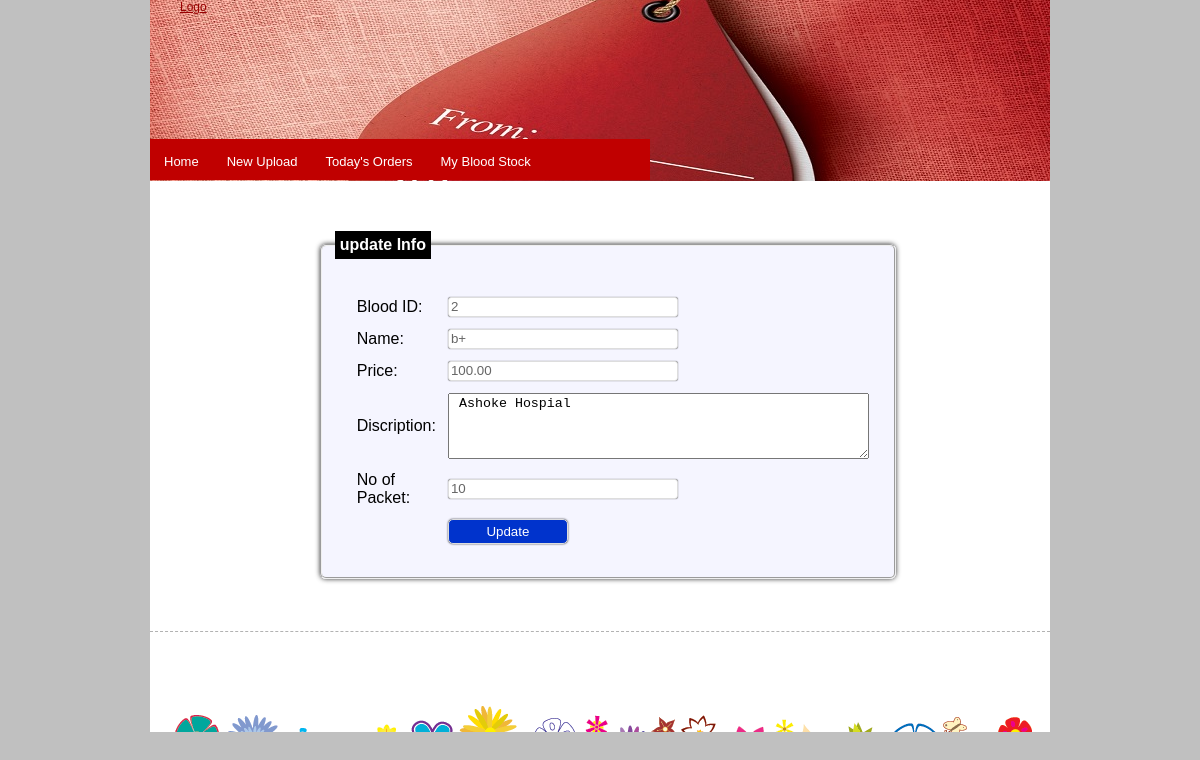
The app's page /supplier/edit_product.php?productID=2&page=1 (signed in) with its own data.
### tables this page shows
CREATE TABLE IF NOT EXISTS `product` (
`productID` int(10) unsigned NOT NULL,
  `name` varchar(20) DEFAULT NULL,
  `code` varchar(20) DEFAULT NULL,
  `unitPrice` float(7,2) DEFAULT NULL,
  `description` tinytext,
  `packet` int(6),
  `status` tinyint(3) unsigned DEFAULT NULL,
  `suppDate` date NOT NULL,
  `supId` varchar(30) NOT NULL
);

### utils/config.php (called while the page is built, shortened)
<?php
function clean($data){
	$data=trim($data);
	$data=stripcslashes($data);
	$data=htmlentities($data);
	return $data;
}
?>

### supplier/edit_product.php (the view, shortened to what this page needs)
<?php
include_once '../utils/config.php';
if ($_SERVER ['REQUEST_METHOD'] == 'GET') {
	$name = $unitPrice = $description = $productID = $packet =
	$page = "";
	$productID = clean ( $_GET ['productID'] );
	$sql = "select * from product where productID=?";
	$conn = Database::connect ();
	$stmt = $conn->prepare ( $sql );
	$stmt->execute ( array (
			$productID
	) );
	if ($stmt) {
		$row = $stmt->fetch ( PDO::FETCH_ASSOC );
		$name = $row ['name'];
		$unitPrice = $row ['unitPrice'];
		$description = $row ['description'];
		$packet = $row ['packet'];
	} else {
		die ( "problem in select" );
	}
}
?>
<html>
<head>
<link rel="stylesheet" type="text/css" href="../style.css" />
</head>
<body>
	<div id="wrap">
		<div class="header">
			<div class="logo">
				<a href=""> Logo
				</a>
			</div>
			<div id="menu">
				<?php include_once 'menu_content.php';?>
			</div>
		</div>
		<div class="center_content">
			<div style="min-height: 400px;">
				<form action="<?php echo htmlspecialchars($_SERVER['PHP_SELF']);?>"
					method="post">
					<fieldset>
						<legend>update Info</legend>
						<table>
							<tr>
								<td>Blood ID:</td>
								<td><input type="text" name="productID" placeholder="Blood Sample ID"
									value="<?php echo $productID?>" readonly="readonly" /></td>
							</tr>
							<tr>
								<td>Name:</td>
								<td><input type="text" name="name" placeholder="Blood Group"
									value="<?php echo $name;?>" required ></td>
							</tr>
							<tr>
								<td>Price:</td>
								<td><input type="text" name="price" placeholder="price"
									value="<?php echo $unitPrice;?>" required ></td>
							</tr>
							<tr>
								<td>Discription:</td>
								<td><textarea rows="4" cols="50" name="description"
										placeholder="Hospital Name" required ><?php echo $description;?></textarea></td>
							</tr>
							<tr>
								<td>No of Packet:</td>
								<td><input type="text" name="packet" placeholder="No of packet"
									value="<?php echo $packet;?>" required ></td>
							</tr>
							<tr>
								<td></td>
								<td><input class="button" type="submit" value="Update" /></td>
							</tr>
						</table>
					</fieldset>
				</form>
			</div>
		</div>
		<div>
		<?php include_once '../footer.php';?>
		</div>
	</div>
</body>
</html>

### style.css (style rules this page uses)
body { background-color: #c0c0c0; font-family: Arial, Helvetica, sans-serif; padding: 0; font-size: 12px; margin: 0px; color: #000000; }
a { color: #990000; }
#wrap { width: 900px; height: auto; margin: auto; background-color: #FFFFFF; }
.header { width: 900px; height: 181px; background: url(img/about.jpg) no-repeat center; position: relative; }
.logo { padding: 0 0 0 30px; }
#menu { width: 500px; height: 41px; margin: 125px 0 0 0px; padding: 0px; background-color: #C00000; clear: left; position: absolute; }
.center_content { width: 900px; padding: 0px; margin: auto; height: auto; }
.button { background: #0033CC; border: 1px double #DDD; border-radius: 5px; box-shadow: 0 0 2px #333; color: white; outline: none; height: 25px; width: 120px; }
input[type="text"], input[type="password"] { background: white; border: 1px double #DDD; border-radius: 3px; box-shadow: 0 0 1px #333; color: #666; outline: none; height: 20px; width: 230px; }
fieldset { width: 50%; margin: 20px 0 70px 170px; box-shadow: 0 0 5px #333; border-radius: 6px; background-color: #F5F5FF; }
legend { display: block; padding: 5px; border: none; font-size: medium; font-weight:bolder; color: white; background-color: black; }
form { font-size: 14px; }

### supplier/edit_product.php (style rules this page uses)
form { font-size: 17px; margin: 50px 0 30px 0; }
table { margin: 10px 0 10px 0; padding: 10px; }
table tr td { padding: 10px 0 0 10px; }

### records on screen
product: name "b+", price "100.00", description "Ashoke Hospial", packet "10"
